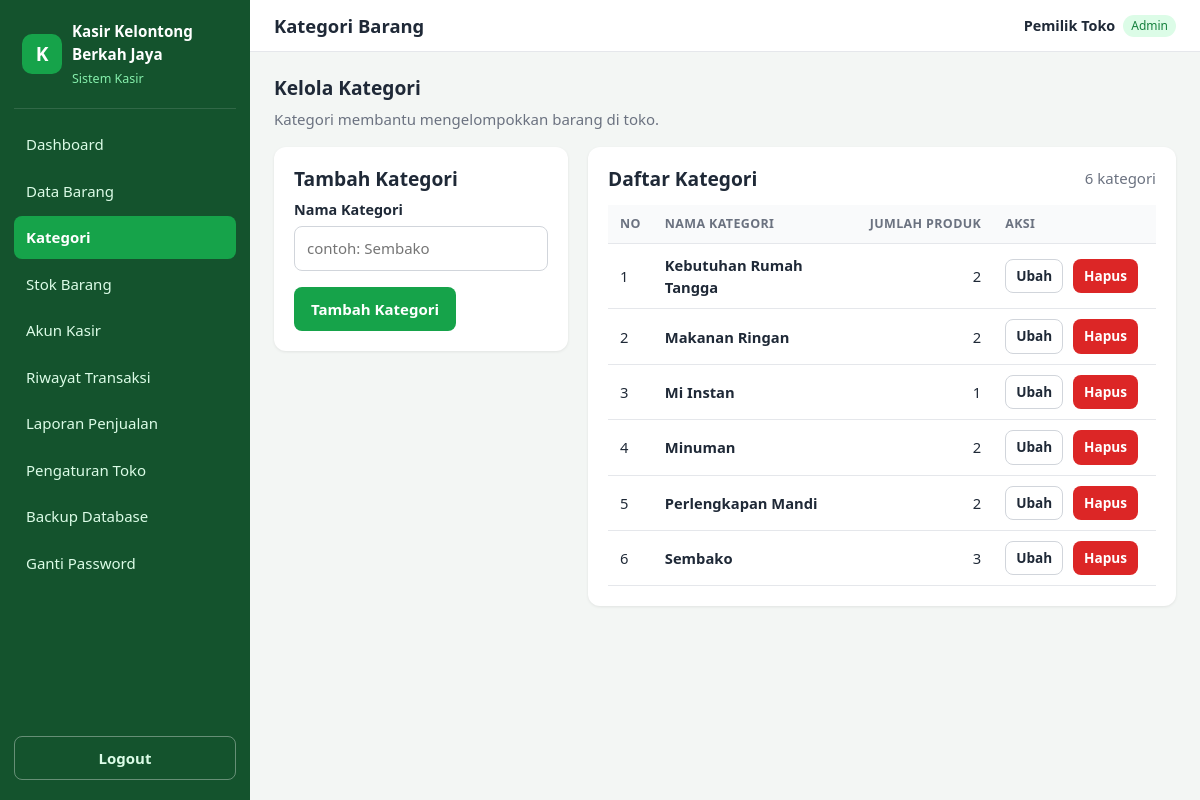
/admin/kategori/index.php (signed in), run on the app's committed database.
### tables this page shows
CREATE TABLE users (
    id INT UNSIGNED NOT NULL AUTO_INCREMENT,
    username VARCHAR(50) NOT NULL,
    password VARCHAR(255) NOT NULL,  
    nama_lengkap VARCHAR(100) NOT NULL,
    role ENUM('admin', 'kasir') NOT NULL DEFAULT 'kasir',
    is_active TINYINT(1) NOT NULL DEFAULT 1,
    created_at DATETIME NOT NULL DEFAULT CURRENT_TIMESTAMP,
    updated_at DATETIME NULL ON UPDATE CURRENT_TIMESTAMP,
    PRIMARY KEY (id),
    CONSTRAINT uq_users_username UNIQUE (username)
);

CREATE TABLE categories (
    id INT UNSIGNED NOT NULL AUTO_INCREMENT,
    nama_kategori VARCHAR(100) NOT NULL,
    created_at DATETIME NOT NULL DEFAULT CURRENT_TIMESTAMP,
    PRIMARY KEY (id),
    CONSTRAINT uq_categories_nama UNIQUE (nama_kategori)
);

### includes/functions.php (called while the page is built, shortened)
<?php
function e(mixed $value): string
{
    return htmlspecialchars((string) $value, ENT_QUOTES | ENT_SUBSTITUTE, 'UTF-8');
}
function url(string $path = ''): string
{
    return APP_BASE_PATH . '/' . ltrim($path, '/');
}

### config/database.php (called while the page is built, shortened)
<?php
function db(): PDO
{
    static $pdo = null;
    if ($pdo instanceof PDO) {
        return $pdo;
    }
    $dsn = 'mysql:host=' . DB_HOST . ';dbname=' . DB_NAME . ';charset=' . DB_CHARSET;
    $options = [
        PDO::ATTR_ERRMODE            => PDO::ERRMODE_EXCEPTION,
        PDO::ATTR_DEFAULT_FETCH_MODE => PDO::FETCH_ASSOC,
        PDO::ATTR_EMULATE_PREPARES   => false,
    ];
    try {
        $pdo = new PDO($dsn, DB_USER, DB_PASS, $options);
    } catch (PDOException $e) {
        error_log('[DB] Koneksi gagal: ' . $e->getMessage());
        http_response_code(500);
        exit('Koneksi database gagal. Pastikan MySQL di Laragon sudah berjalan dan pengaturan di config/database.php sudah benar.');
    }
    return $pdo;
}

### includes/auth.php (called while the page is built, shortened)
<?php
function current_user(): ?array
{
    static $cache = null;
    if ($cache !== null) {
        return $cache;
    }
    $id = $_SESSION['user_id'] ?? null;
    $stmt = db()->prepare(
        'SELECT id, username, nama_lengkap, role, is_active
           FROM users
          WHERE id = ?
          LIMIT 1'
    );
    $stmt->execute([(int) $id]);
    $row = $stmt->fetch();
    $cache = $row;
    return $cache;
}
function is_logged_in(): bool
{
    return current_user() !== null;
}
function require_login(): void
{
    if (!is_logged_in()) {
        $expired = !empty($_SESSION['session_expired']);
        unset($_SESSION['session_expired']);
        set_flash('info', $expired
            ? 'Sesi Anda berakhir karena tidak ada aktivitas. Silakan login kembali.'
            : 'Silakan login terlebih dahulu.');
        redirect('auth/login.php');
    }
}
function require_role(string ...$roles): void
{
    require_login();
}

### admin/kategori/index.php (the view, shortened to what this page needs)
<?php
require_role(ROLE_ADMIN);
$pageTitle  = 'Kategori Barang';
$activeMenu = 'kategori';
$pdo    = db();
$form   = ['id' => 0, 'nama_kategori' => ''];
$daftar = $pdo->query(
    'SELECT k.id, k.nama_kategori, COUNT(p.id) AS jumlah_produk
       FROM categories k
       LEFT JOIN products p ON p.category_id = k.id
      GROUP BY k.id, k.nama_kategori
      ORDER BY k.nama_kategori ASC'
)->fetchAll();
$sedangEdit = (int) $form['id'] > 0;
require __DIR__ . '/../../includes/header.php';
?>
<div class="page-header">
    <div>
        <h2>Kelola Kategori</h2>
        <p class="muted">Kategori membantu mengelompokkan barang di toko.</p>
    </div>
</div>
<div class="grid-split">
    <section class="card">
        <h2><?= $sedangEdit ? 'Ubah Kategori' : 'Tambah Kategori' ?></h2>
        <form method="post" action="<?= e(url('admin/kategori/index.php')) ?>">
            <div class="form-group">
                <label for="nama_kategori">Nama Kategori</label>
                <input type="text" id="nama_kategori" name="nama_kategori"
                       maxlength="100" required value="<?= e($form['nama_kategori']) ?>"
                       placeholder="contoh: Sembako">
            </div>
            <div class="form-actions">
                <button type="submit" class="btn btn-primary"><?= $sedangEdit ? 'Simpan Perubahan' : 'Tambah Kategori' ?></button>
            </div>
        </form>
    </section>
    <section class="card">
        <div class="card-header">
            <h2>Daftar Kategori</h2>
            <span class="muted"><?= count($daftar) ?> kategori</span>
        </div>
        <?php if (empty($daftar)): ?>
            <div class="empty-state">Belum ada kategori. Tambahkan kategori pertama lewat formulir di samping.</div>
        <?php else: ?>
            <div class="table-wrap">
                <table class="table">
                    <thead>
                        <tr>
                            <th>No</th>
                            <th>Nama Kategori</th>
                            <th class="num">Jumlah Produk</th>
                            <th>Aksi</th>
                        </tr>
                    </thead>
                    <tbody>
                        <?php $no = 1; foreach ($daftar as $k): ?>
                            <tr>
                                <td><?= $no++ ?></td>
                                <td><strong><?= e($k['nama_kategori']) ?></strong></td>
                                <td class="num"><?= (int) $k['jumlah_produk'] ?></td>
                                <td class="aksi">
                                    <a class="btn btn-secondary btn-sm"
                                       href="<?= e(url('admin/kategori/index.php?edit=' . (int) $k['id'])) ?>">Ubah</a>
                                    <form method="post" action="<?= e(url('admin/kategori/index.php')) ?>">
                                        <button type="submit" class="btn btn-danger btn-sm"
                                                data-confirm="<?= e('Hapus kategori "' . $k['nama_kategori'] . '"? Produk di dalamnya tidak ikut terhapus.') ?>">Hapus</button>
                                    </form>
                                </td>
                            </tr>
                        <?php endforeach; ?>
                    </tbody>
                </table>
            </div>
        <?php endif; ?>
    </section>
</div>
<?php require __DIR__ . '/../../includes/footer.php'; ?>

### includes/header.php (shortened to what this page needs)
<?php
$pageTitle  = $pageTitle ?? APP_NAME;
$activeMenu = $activeMenu ?? '';
$user = current_user();
?>
<!DOCTYPE html>
<html lang="id">
<head>
    <link rel="stylesheet" href="<?= e(url('assets/css/style.css')) ?>">
</head>
<body>
<div class="app-layout">
    <?php require __DIR__ . '/sidebar.php'; ?>
    <div class="main-wrapper">
        <header class="topbar">
            <h1 class="topbar-title"><?= e($pageTitle) ?></h1>
            <div class="user-badge">
                <strong><?= e($user['nama_lengkap']) ?></strong>
                <span class="role-tag role-<?= e($user['role']) ?>"><?= e(ucfirst($user['role'])) ?></span>
            </div>
        </header>
        <main class="content">

### includes/sidebar.php (shortened to what this page needs)
<?php
$menuAdmin = [
    'dashboard'  => ['Dashboard',          'admin/dashboard.php'],
    'produk'     => ['Data Barang',        'admin/produk/index.php'],
    'kategori'   => ['Kategori',           'admin/kategori/index.php'],
    'stok'       => ['Stok Barang',        'admin/stok/index.php'],
    'akun_kasir' => ['Akun Kasir',         'admin/kasir/index.php'],
    'transaksi'  => ['Riwayat Transaksi',  'admin/transaksi/index.php'],
    'laporan'    => ['Laporan Penjualan',  'admin/laporan/index.php'],
    'pengaturan' => ['Pengaturan Toko',    'admin/pengaturan.php'],
    'backup'     => ['Backup Database',    'admin/backup.php'],
];
$menuKasir = [
    'transaksi' => ['Transaksi Baru', 'kasir/transaksi.php'],
    'riwayat'   => ['Riwayat Saya',   'kasir/riwayat.php'],
];
$menu = $user['role'] === ROLE_ADMIN ? $menuAdmin : $menuKasir;
?>
<aside class="sidebar" id="sidebar">
    <div class="sidebar-brand">
        <div class="brand-icon">K</div>
        <div>
            <strong><?= e(APP_NAME) ?></strong>
            <small>Sistem Kasir</small>
        </div>
    </div>
    <nav class="sidebar-nav">
        <?php foreach ($menu as $key => [$label, $path]): ?>
            <a href="<?= e(url($path)) ?>"
               class="<?= $activeMenu === $key ? 'active' : '' ?>">
                <?= e($label) ?>
            </a>
        <?php endforeach; ?>
        <a href="<?= e(url('akun/ubah_password.php')) ?>"
           class="<?= $activeMenu === 'password' ? 'active' : '' ?>">
            Ganti Password
        </a>
    </nav>
    <form method="post" action="<?= e(url('auth/logout.php')) ?>" class="logout-form">
        <button type="submit" class="btn btn-outline btn-block">Logout</button>
    </form>
</aside>

### includes/footer.php (shortened to what this page needs)
        </main>
    </div>
</div>
</body>
</html>

### assets/css/style.css (style rules this page uses)
:root { --primary: #16a34a; --primary-dark: #15803d; --sidebar-bg: #14532d; --bg: #f3f6f4; --card: #ffffff; --text: #1f2937; --muted: #6b7280; --border: #e5e7eb; --danger: #dc2626; --warning: #d97706; --info: #2563eb; --radius: 12px; --shadow: 0 1px 3px rgba(0, 0, 0, .08); }
* { box-sizing: border-box; }
body { margin: 0; font-family: system-ui, -apple-system, "Segoe UI", Roboto, sans-serif; background: var(--bg); color: var(--text); font-size: 15px; line-height: 1.5; }
h1, h2, h3 { margin: 0 0 .5rem; line-height: 1.25; }
h1 { font-size: 1.4rem; }
h2 { font-size: 1.2rem; }
.muted { color: var(--muted); }
.app-layout { display: flex; min-height: 100vh; }
.sidebar { width: 250px; background: var(--sidebar-bg); color: #dcfce7; position: fixed; top: 0; bottom: 0; left: 0; display: flex; flex-direction: column; padding: 20px 14px; z-index: 50; transition: transform .25s ease; }
.sidebar-brand { display: flex; align-items: center; gap: 10px; padding: 0 8px 20px; border-bottom: 1px solid rgba(255, 255, 255, .12); margin-bottom: 14px; }
.sidebar-brand strong { display: block; font-size: .95rem; color: #fff; }
.sidebar-brand small { color: #86efac; }
.brand-icon { width: 40px; height: 40px; border-radius: 10px; background: var(--primary); color: #fff; display: flex; align-items: center; justify-content: center; font-weight: 700; font-size: 1.2rem; flex-shrink: 0; }
.sidebar-nav { display: flex; flex-direction: column; gap: 4px; flex: 1; }
.sidebar-nav a { color: #dcfce7; text-decoration: none; padding: 10px 12px; border-radius: 8px; transition: background .15s; }
.sidebar-nav a.active { background: var(--primary); color: #fff; font-weight: 600; }
.logout-form { margin-top: 16px; }
.main-wrapper { margin-left: 250px; flex: 1; min-width: 0; }
.topbar { background: var(--card); border-bottom: 1px solid var(--border); padding: 14px 24px; display: flex; align-items: center; gap: 14px; position: sticky; top: 0; z-index: 30; }
.topbar-title { flex: 1; margin: 0; font-size: 1.15rem; }
.user-badge { display: flex; align-items: center; gap: 8px; font-size: .9rem; }
.role-tag { font-size: .75rem; padding: 2px 8px; border-radius: 999px; background: #dcfce7; color: var(--primary-dark); }
.content { padding: 24px; }
.card { background: var(--card); border-radius: var(--radius); box-shadow: var(--shadow); padding: 20px; margin-bottom: 20px; }
.form-group { margin-bottom: 16px; }
.form-group label { display: block; font-weight: 600; margin-bottom: 6px; font-size: .9rem; }
input, select, textarea { width: 100%; padding: 10px 12px; border: 1px solid #d1d5db; border-radius: 8px; font: inherit; background: #fff; }
.btn { display: inline-flex; align-items: center; justify-content: center; gap: 6px; padding: 10px 16px; border-radius: 8px; border: 1px solid transparent; font: inherit; font-weight: 600; cursor: pointer; text-decoration: none; transition: background .15s, opacity .15s; }
.btn-primary { background: var(--primary); color: #fff; }
.btn-outline { background: transparent; color: #dcfce7; border-color: rgba(255, 255, 255, .35); }
.btn-danger { background: var(--danger); color: #fff; }
.btn-block { width: 100%; }
.page-header { display: flex; align-items: center; justify-content: space-between; gap: 12px; flex-wrap: wrap; margin-bottom: 16px; }
.page-header p { margin: 0; }
.card-header { display: flex; justify-content: space-between; align-items: center; gap: 10px; flex-wrap: wrap; margin-bottom: 14px; }
.card-header h2 { margin: 0; }
.grid-split { display: grid; grid-template-columns: minmax(260px, 1fr) 2fr; gap: 20px; align-items: start; }
.table-wrap { overflow-x: auto; }
.table { width: 100%; border-collapse: collapse; font-size: .92rem; }
.table th, .table td { padding: 10px 12px; border-bottom: 1px solid var(--border); text-align: left; vertical-align: middle; }
.table th { background: #f9fafb; font-weight: 600; color: var(--muted); font-size: .78rem; text-transform: uppercase; letter-spacing: .03em; white-space: nowrap; }
.table .num { text-align: right; white-space: nowrap; }
.table .aksi { white-space: nowrap; }
.table .aksi>* { margin-right: 6px; }
.table form { display: inline-block; margin: 0; }
.form-actions { display: flex; gap: 10px; flex-wrap: wrap; margin-top: 8px; }
.btn-secondary { background: #fff; color: var(--text); border-color: #d1d5db; }
.btn-sm { padding: 6px 10px; font-size: .85rem; }
.table-wrap { -webkit-overflow-scrolling: touch; }
.table td, .table th { max-width: 320px; }

### data on the page
users: nama_lengkap "Pemilik Toko", role "Admin"
categories: nama_kategori "Kebutuhan Rumah Tangga", jumlah_produk "2"
categories: nama_kategori "Makanan Ringan", jumlah_produk "2"
categories: nama_kategori "Mi Instan", jumlah_produk "1"
categories: nama_kategori "Minuman", jumlah_produk "2"
categories: nama_kategori "Perlengkapan Mandi", jumlah_produk "2"
categories: nama_kategori "Sembako", jumlah_produk "3"

### other printed values
APP_NAME "Kasir Kelontong Berkah Jaya"
$label "Dashboard"
$label "Data Barang"
$label "Kategori"
$label "Stok Barang"
$label "Akun Kasir"
$label "Riwayat Transaksi"
$label "Laporan Penjualan"
$label "Pengaturan Toko"
$label "Backup Database"
$pageTitle "Kategori Barang"
count($daftar) "6"
